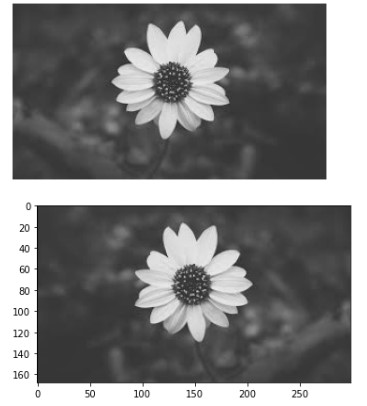
#> input picture 4.jpg, 367 x 406 px, given in place of 4.jfif, which was not available
$ jupyter execute Untitled6.ipynb
#> lines starting #> are read from the running program, lines starting #| are printed output that depends on the picture; pictures that were not available may be replaced by others from this repository, and a replacement may not be noted
[cell 1]
import numpy as np
import cv2
import matplotlib.pyplot as plt
input_image = cv2.imread("4.jfif")
#> input_image is the input picture: shape (406, 367, 3); min 0, max 255, mean 128
input_image = cv2.cvtColor(input_image, cv2.COLOR_BGR2RGB)
plt.axis("off")
plt.imshow(input_image)
plt.show()
rows, cols, dim = input_image.shape
#> rows = 406; cols = 367; dim = 3
M= np. float32([[1, 0, 100],
                [0, 1, 100],
                [0, 0, 1]])
translated_image = cv2.warpPerspective (input_image, M, (cols, rows))
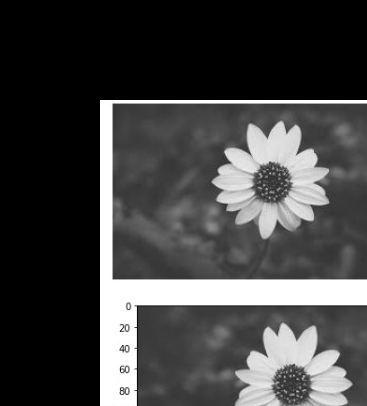
#> translated_image: shape (406, 367, 3); min 0, max 255, mean 66.9
plt.imshow (translated_image)
plt.show()

[cell 2]
import numpy as np
import cv2
import matplotlib.pyplot as plt
input_image = cv2.imread("4.jfif")
input_image = cv2.cvtColor(input_image, cv2.COLOR_BGR2RGB)
plt.axis("off")
plt.imshow(input_image)
plt.show()
#Transformation matrix for Scaling
rows, cols, dim = input_image.shape
M = np. float32 ([[1.5, 0, 0],
                  [0, 1.8, 0],
                  [0, 0, 1]])
scaled_img = cv2.warpPerspective (input_image, M, (cols*2, rows*2))
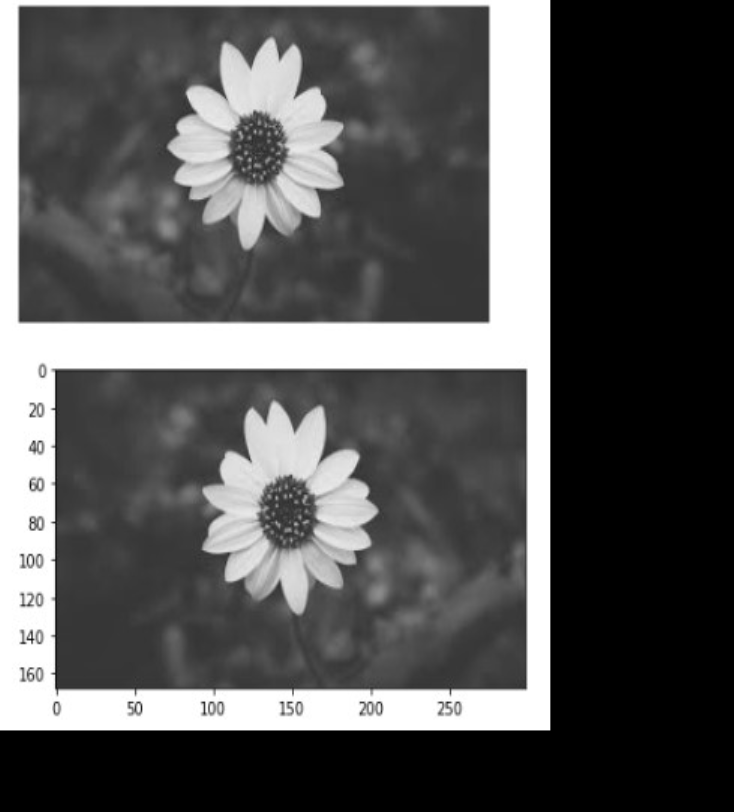
#> scaled_img: shape (812, 734, 3); min 0, max 255, mean 86.3
plt.imshow (scaled_img)
plt.show()

[cell 3]
import numpy as np
import cv2
import matplotlib.pyplot as plt
input_image = cv2.imread("4.jfif")
input_image = cv2.cvtColor(input_image, cv2.COLOR_BGR2RGB)
plt.axis("off")
plt.imshow(input_image)
plt.show()
M_x = np.float32([[1, 0.5, 0],
                  [0, 1, 0],
                  [0, 0, 1]])
M_y = np.float32([[1, 0, 0],
                 [0.5, 1, 0],
                 [0, 0, 1]])
sheared_img_xaxis = cv2.warpPerspective (input_image, M_x, (int(cols *1.5), int (rows *1.5)))
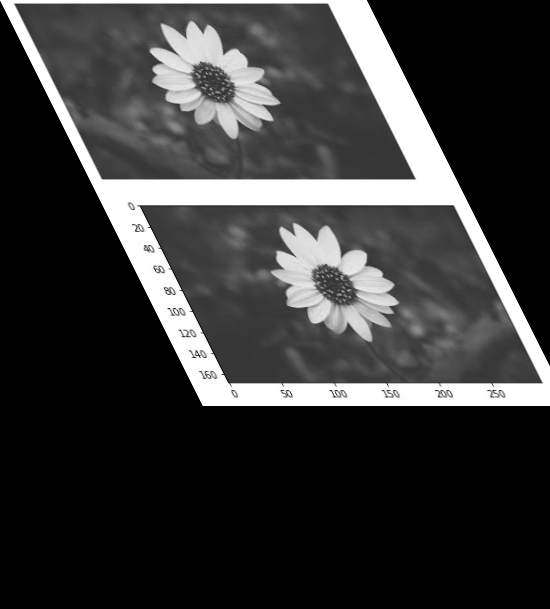
#> sheared_img_xaxis: shape (609, 550, 3); min 0, max 255, mean 56.7
sheared_img_yaxis = cv2.warpPerspective (input_image, M_y, (int (cols *1.5), int (rows *1.5)))
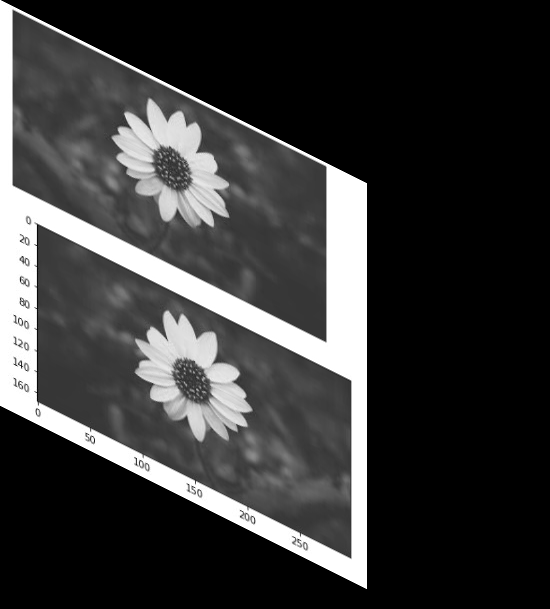
#> sheared_img_yaxis: shape (609, 550, 3); min 0, max 255, mean 57
plt.imshow (sheared_img_xaxis)
plt.show()
plt.imshow (sheared_img_yaxis)
plt.show()

[cell 4]
import numpy as np
import cv2
import matplotlib.pyplot as plt
input_image=cv2.imread("4.jfif")
input_image=cv2.cvtColor(input_image, cv2.COLOR_BGR2RGB)
plt.axis("off")
plt.imshow(input_image)
plt.show()
rows, cols, dim = input_image.shape
M_x=np.float32([[1,0,0],
               [0,-1,rows],
               [0,0,1]])
#> M_x = [[1, 0, 0], [0, -1, 406], [0, 0, 1]]
M_y=np.float32([[-1,0,cols],
               [0,1,0],
               [0,0,1]])
#> M_y = [[-1, 0, 367], [0, 1, 0], [0, 0, 1]]
reflected_img_xaxis=cv2.warpPerspective(input_image,M_x,(cols,rows))
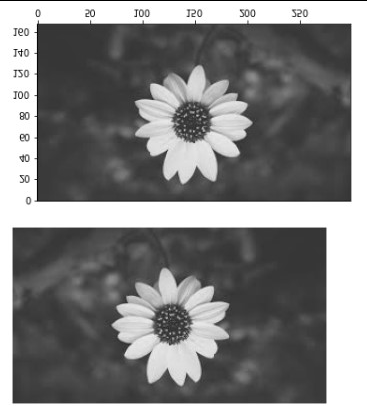
#> reflected_img_xaxis: shape (406, 367, 3); min 0, max 255, mean 127.4
reflected_img_yaxis=cv2.warpPerspective(input_image,M_y,(cols,rows))
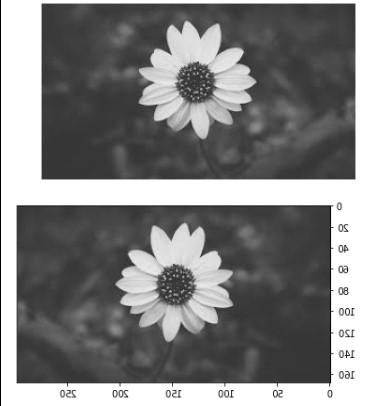
#> reflected_img_yaxis: shape (406, 367, 3); min 0, max 255, mean 127.3
plt.imshow(reflected_img_yaxis)
plt.show()

[cell 5]
angle=np.radians(45)
M=np.float32([[np.cos(angle),-(np.sin(angle)),0],
               [np.sin(angle),np.cos(angle),0],
               [0,0,1]])
rotated_img=cv2.warpPerspective(input_image,M,(cols,rows))
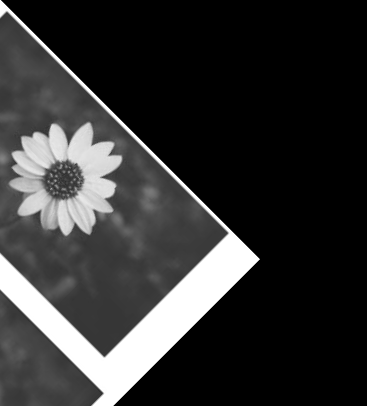
#> rotated_img: shape (406, 367, 3); min 0, max 255, mean 50.7
plt.axis('off')
plt.imshow(rotated_img)
plt.show()

[cell 6]
cropped_img=input_image[20:150,60:230]
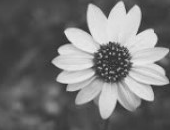
#> cropped_img: shape (130, 170, 3); min 40, max 237, mean 117.2
plt.axis('off')
plt.imshow(cropped_img)
plt.show()

$ run again, with 1.jpg copied over 4.jpg
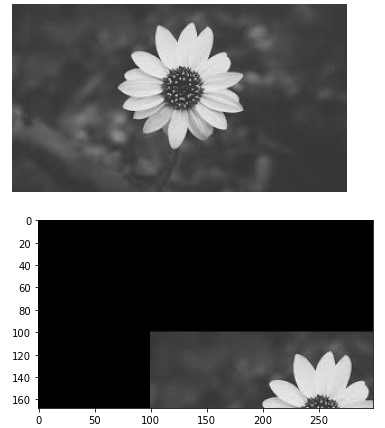
#> input picture 1.jpg, 385 x 428 px, given in place of 4.jfif, which was not available
#> input_image is the input picture: shape (428, 385, 3); min 0, max 255, mean 101.8
#> `rotated_img=cv2.warpPerspective(input_image,M,(cols,rows))`:
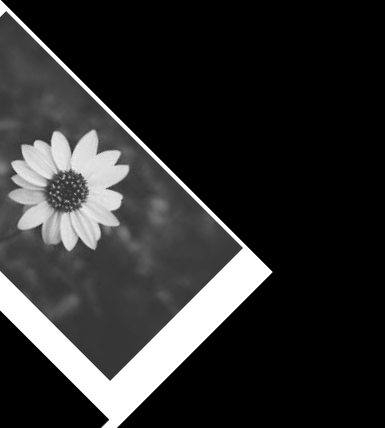
#> rotated_img: shape (428, 385, 3); min 0, max 255, mean 47.3
#> `cropped_img=input_image[20:150,60:230]`:
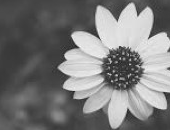
#> cropped_img: shape (130, 170, 3); min 33, max 252, mean 121.6

$ run again, with 2.jpg copied over 4.jpg
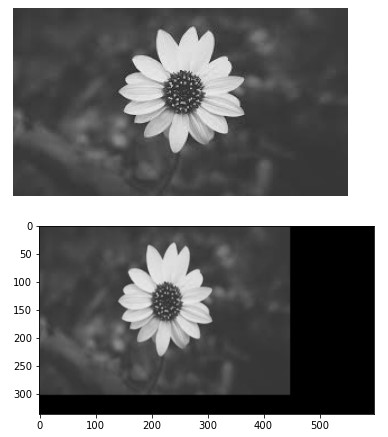
#> input picture 2.jpg, 388 x 437 px, given in place of 4.jfif, which was not available
#> input_image is the input picture: shape (437, 388, 3); min 0, max 255, mean 117.6
#> `rotated_img=cv2.warpPerspective(input_image,M,(cols,rows))`:
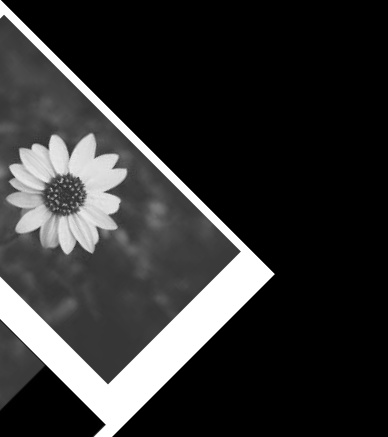
#> rotated_img: shape (437, 388, 3); min 0, max 255, mean 49.9
#> `cropped_img=input_image[20:150,60:230]`:
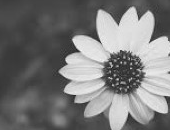
#> cropped_img: shape (130, 170, 3); min 31, max 245, mean 121.1
